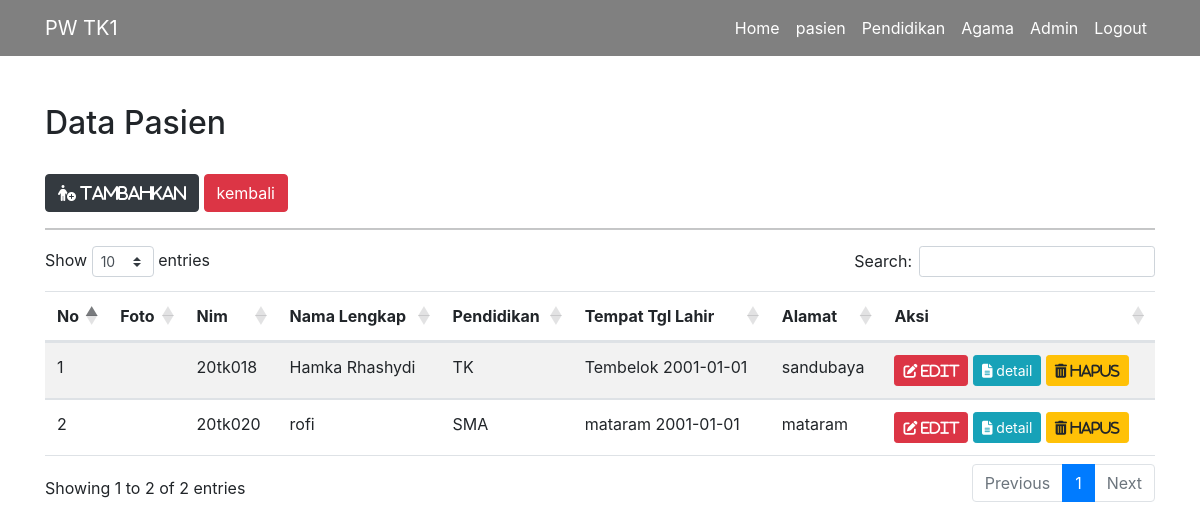
The page /index.php?hal=data_pasien (signed in) on the database its author committed.
### tables this page shows
CREATE TABLE `tb_pasien` (
  `no_induk` varchar(7) NOT NULL,
  `nama_lengkap` varchar(50) NOT NULL,
  `tempat_lahir` varchar(50) NOT NULL,
  `tgl_lahir` date NOT NULL,
  `jenis_kelamin` varchar(20) NOT NULL,
  `id_pendidikan` int(11) NOT NULL,
  `id_agama` int(11) NOT NULL,
  `alamat` text NOT NULL,
  `asal_sekolah` varchar(50) NOT NULL,
  `gambar` varchar(255) NOT NULL
);

CREATE TABLE `tb_pendidikan` (
  `id_pendidikan` int(11) NOT NULL,
  `kode_pendidikan` varchar(20) NOT NULL,
  `nama_pendidikan` varchar(50) NOT NULL
);

### data_Pasien.php (the view, shortened to what this page needs)
<div class="container mt-5">
    <h2>Data Pasien</h2><br>
    <a href="index.php?hal=tambah_pasien" class="btn btn-dark"> <i class="fa-solid fa-person-circle-plus"> Tambahkan</i></a>
    <a href="index.php?hal=home" class="btn btn-danger">kembali</a>
    <link rel="stylesheet" href="https://cdnjs.cloudflare.com/ajax/libs/font-awesome/6.1.1/css/all.min.css" />
    <hr>
    <table id="example" class="table table-striped">
        <thead>
            <th> No </th>
            <th> Foto </th>
            <th> Nim </th>
            <th> Nama Lengkap </th>
            <th> Pendidikan</th>
            <th> Tempat Tgl Lahir</th>
            <th> Alamat</th>
            <th>Aksi</th>
        </thead>
        <tbody>
        <?php
            $no=1;
            $query = mysqli_query($koneksi, "SELECT * FROM tb_pasien INNER JOIN tb_pendidikan ON tb_pendidikan.id_pendidikan=tb_pasien.id_pendidikan");
            while($rows = mysqli_fetch_array($query)){
             ?>
            <tr>
               <td><?= $no++; ?></td>
               <td>
               </td>
               <td><?= $rows['no_induk'] ?></td>
               <td><?= $rows['nama_lengkap'] ?></td>
               <td><?= $rows['nama_pendidikan'] ?></td>
               <td><?= $rows['tempat_lahir'] ?> <?= $rows['tgl_lahir'] ?></td>
               <td><?= $rows['alamat'] ?></td>
               <td>
                <a href="index.php?hal=edit_pasien&no_induk=<?=$rows['no_induk']?>" class="btn btn-danger btn-sm"><i class="fa-solid fa-pen-to-square"> Edit</i></a>
                <a href="index.php?hal=detail_pasien&no_induk=<?=$rows['no_induk']?>" class="btn btn-info btn-sm"><i class="fa-solid fa-file-lines"></i> detail</a>
                <a onclick="return confirm ('Anda Yakin Hapus')" href="index.php?hal=hapus_pasien&no_induk=<?=$rows['no_induk']?>"
                class="btn btn-warning btn-sm"><i class="fa-solid fa-trash-can"> Hapus</i></a>
               </td>
            </tr>
            <?php } ?>
        </tbody>
    </table>
</div>

### index.php (shortened to what this page needs)
<?php
include "koneksi.php";
?>
<!doctype html>
<html lang="en">
  <head>
    <link href="https://cdn.jsdelivr.net/npm/bootstrap@5.1.3/dist/css/bootstrap.min.css" rel="stylesheet">
    <link rel="stylesheet" href="https://cdnjs.cloudflare.com/ajax/libs/twitter-bootstrap/4.5.2/css/bootstrap.css">
    <link rel="stylesheet" href="https://cdn.datatables.net/1.12.1/css/dataTables.bootstrap4.min.css">
  </head>
  <body style="background-image: url(gambar/moroccan-flower.png)" width="200px" height="200px">
  <nav class="navbar navbar-expand-lg navbar-dark" style="background-color: #808080;">
  <div class="container">
    <a class="navbar-brand" href="#">PW TK1</a>
    <div class="collapse navbar-collapse" id="navbarNavDropdown">
      <ul class="navbar-nav ms-auto">
        <li class="nav-item">
          <a class="nav-link active" aria-current="page" href="index.php?hal=home">Home</a>
        </li>
        <li class="nav-item">
          <a class="nav-link active" href="index.php?hal=data_pasien">pasien</a>
        </li>
        <li class="nav-item">
          <a class="nav-link active" href="index.php?hal=pendidikan">Pendidikan</a>
        </li>
        <li class="nav-item">
          <a class="nav-link active" href="index.php?hal=agama">Agama</a>
        </li>
        <li class="nav-item">
          <a class="nav-link active" href="index.php?hal=admin">Admin</a>
        </li>
        <li class="nav-item">
          <a class="nav-link active" href="logout.php">Logout</a>
        </li>
      </ul>
    </div>
  </div>
</nav>
<?php
  if (isset($_GET['hal'])) {
    if ($_GET['hal']=="home") {
      include "home.php";
    }elseif($_GET['hal']=="data_pasien"){
      include "data_pasien.php";
    }elseif($_GET['hal']=="pendidikan"){
      include "pendidikan.php";
    }elseif($_GET['hal']=="agama"){
      include "agama.php";
    }elseif($_GET['hal']=="admin"){
      include "admin.php";
    }elseif($_GET['hal']=="tambah_admin"){
      include "tambah_admin.php";
    }elseif($_GET['hal']=="hapus_admin"){
      include "hapus_admin.php";
    }elseif($_GET['hal']=="edit_admin"){
      include "edit_admin.php";
    }elseif($_GET['hal']=="tambah_pendidikan"){
      include "tambah_pendidikan.php";
    }elseif($_GET['hal']=="edit_pendidikan"){
      include "edit_pendidikan.php";
    }elseif($_GET['hal']=="hapus_pendidikan"){
      include "hapus_pendidikan.php";
    }elseif($_GET['hal']=="tambah_agama"){
      include "tambah_agama.php";
    }elseif($_GET['hal']=="edit_agama"){
      include "edit_agama.php";
    }elseif($_GET['hal']=="hapus_agama"){
      include "hapus_agama.php";
    }elseif($_GET['hal']=="tambah_pasien"){
      include "tambah_pasien.php";
    }elseif($_GET['hal']=="hapus_pasien"){
      include "hapus_pasien.php";
    }elseif($_GET['hal']=="edit_pasien"){
      include "edit_pasien.php";
    }elseif($_GET['hal']=="detail_pasien"){
      include "detail_pasien.php";
    }
  }else{
      include "home.php";
    }
?>
  </body>
</html>

### rows shown on the page
tb_pasien: no_induk "20tk018", nama_lengkap "Hamka Rhashydi", id_pendidikan.nama_pendidikan "TK", tempat_lahir "Tembelok", tgl_lahir "2001-01-01", alamat "sandubaya"
tb_pasien: no_induk "20tk020", nama_lengkap "rofi", id_pendidikan.nama_pendidikan "SMA", tempat_lahir "mataram", tgl_lahir "2001-01-01", alamat "mataram"
